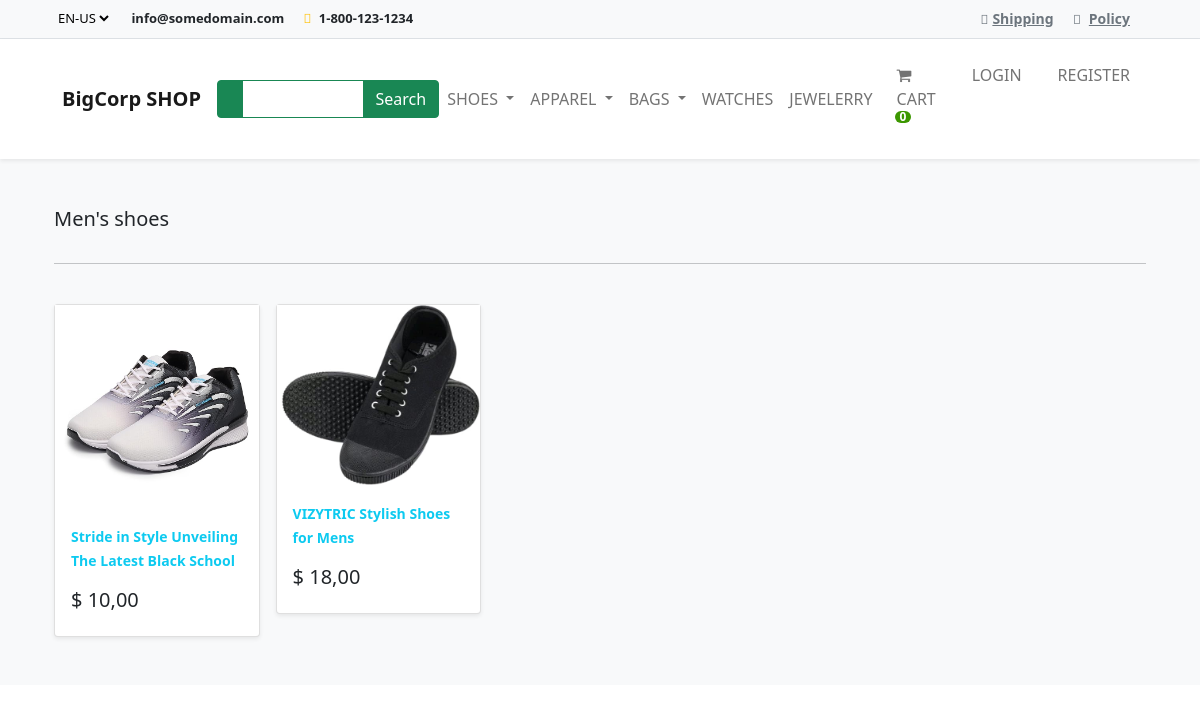
The page /shop/category/mens-shoes/ on the database its author committed.
### shop/models.py (models this page shows, shortened)
class Category(models.Model):
    name = models.CharField(max_length=200, verbose_name='Категория')
    parent = models.ForeignKey(
        'self', on_delete=models.CASCADE, blank=True, related_name='children', null=True
    )
    slug = models.SlugField(max_length=200, unique=True, null=False, editable=True, verbose_name='Ссылка')
    created_at = models.DateTimeField(auto_now_add=True, verbose_name='Дата создания')
    class Meta:
        verbose_name = 'Категория'
        verbose_name_plural = 'Категории'
        unique_together = ('slug', 'parent')
    def get_absolute_url(self):
        return reverse('shop:category_list', args=(self.slug,))

class Product(models.Model):
    category = models.ForeignKey('Category', on_delete=models.CASCADE, related_name='products',
                                 verbose_name='Категория')
    title = models.CharField(max_length=200, verbose_name='Название товара')
    brand = models.CharField(max_length=200, verbose_name='Бренд', blank=True, null=True)
    description = models.TextField(blank=True, verbose_name='Описание')
    slug = models.SlugField(max_length=200, unique=True, null=False, editable=True, verbose_name='Ссылка')
    price = models.DecimalField(max_digits=10, decimal_places=2, verbose_name='Цена')
    image = models.ImageField(upload_to='products/products/%Y/%m/%d', verbose_name='Изображение')
    available = models.BooleanField(default=True, verbose_name='Наличие')
    created_at = models.DateTimeField(auto_now_add=True, verbose_name='Дата создания')
    updated_at = models.DateTimeField(auto_now=True, verbose_name='Дата обновления')
    class Meta:
        verbose_name = 'Продукт'
        verbose_name_plural = 'Продукты'
    def get_absolute_url(self):
        return reverse('shop:product_detail', args=(self.slug,))

### shop/views.py (the view)
# urls.py: path('category/<slug:category_slug>/', category_list_view, name='category_list'),
def category_list_view(request, category_slug):
    category = get_object_or_404(Category, slug=category_slug)
    products = ProductProxy.objects.filter(category=category)
    context = {
        'category': category,
        'products': products,
    }
    return render(request, 'shop/category_list.html', context)

### cart/cart.py (called while the page is built)
    def __len__(self):
        return sum(item['quantity'] for item in self.cart.values())

### cart/context_processors.py (called while the page is built)
def cart(request):
    return {'cart': Cart(request)}

### shop/context_processors.py (called while the page is built)
def categories(request):
    categories = Category.objects.filter(parent=None)
    return {'categories': categories}

### shop/models.py (called while the page is built)
    def get_queryset(self):
        return super(ProductManager, self).get_queryset().filter(available=True)

### shop/templates/shop/category_list.html
{% extends "base.html" %}
{% load static %}
{% block content %}
<main>
  <div class="album py-5 bg-light">
    <div class="container">
      <div class="pb-3 h5"> {{category.name|capfirst}} </div>
      <hr>
      <br>
      <div class="row row-cols-1 row-cols-sm-2 row-cols-md-5 g-3">
      {% for product in products %}
        <div class="col">
          <div class="card shadow-sm">
          <img class="img-fluid" alt="Responsive image" src="{{ product.image.url }}">
            <div class="card-body">
              <p class="card-text">
                <a class="text-info text-decoration-none" href="{{product.get_absolute_url}}">
                  {{ product.title|capfirst|slice:":50"|safe }} </a>
              </p>
              <div class="d-flex justify-content-between align-items-center">
                <h5> $ {{product.price}} </h5>
              </div>
            </div>
          </div>
        </div>
       {% endfor %}
      </div>
    </div>
  </div>
</main>
{% endblock %}

### shop/templates/base.html (shortened to what this page needs)
{% load static %}
<!DOCTYPE html>
<html>
  <head >
    <link
      rel="stylesheet"
      href="https://bootswatch.com/5/flatly/bootstrap.min.css"
    />
    <link
      rel="stylesheet"
      href="https://cdnjs.cloudflare.com/ajax/libs/font-awesome/4.7.0/css/font-awesome.min.css"
    />
    <link
      href="https://cdn.jsdelivr.net/npm/bootstrap@5.1.3/dist/css/bootstrap.min.css"
      rel="stylesheet"
    />
  </head>
  <body>
    <div class="superNav border-bottom py-2 bg-light">
      <div class="container">
        <div class="row">
          <div class="col-lg-6 col-md-6 col-sm-12 col-xs-12 centerOnMobile">
            <select class="me-3 border-0 bg-light">
              <option value="en-us">EN-US</option>
            </select>
            <span
              class="d-none d-lg-inline-block d-md-inline-block d-sm-inline-block d-xs-none me-3"
              ><strong>info@somedomain.com</strong></span
            >
            <span class="me-3"
              ><i class="fa-solid fa-phone me-1 text-warning"></i>
              <strong>1-800-123-1234</strong></span
            >
          </div>
          <div
            class="col-lg-6 col-md-6 col-sm-12 col-xs-12 d-none d-lg-block d-md-block-d-sm-block d-xs-none text-end"
          >
            <span class="me-3"
              ><i class="fa-solid fa-truck text-muted me-1"></i
              ><a class="text-muted" href="#">Shipping</a></span
            >
            <span class="me-3"
              ><i class="fa-solid fa-file text-muted me-2"></i
              ><a class="text-muted" href="#">Policy</a></span
            >
          </div>
        </div>
      </div>
    </div>
    <nav
      class="navbar navbar-expand-lg bg-white sticky-top navbar-light p-3 shadow-sm "
    >
      <div class="container">
        <a class="navbar-brand" href="{% url 'shop:products' %}"
          >
          <strong>BigCorp SHOP</strong></a
        >
        <div class="collapse navbar-collapse" id="navbarNavDropdown">
          <div class="ms-auto d-none d-lg-block">
            <div class="input-group">
              <span
                class="border-success input-group-text bg-success text-white"
                ></span>
              <input
                type="text"
                class="form-control border-success"
                style="color: #7a7a7a"
              />
              <button class="btn btn-success text-white">Search</button>
            </div>
          </div>
          <ul class="navbar-nav ms-auto">
            {% for i in categories %}
            {% if not i.children.all %}
              <li class="nav-item">
                <a class="nav-link" href="{{i.get_absolute_url}}">{{i.name|upper }}</a>
              </li>
            {% else %}
              <li class="nav-item dropdown">
                <a
                  class="nav-link dropdown-toggle"
                  href="{{i.get_absolute_url}}"
                  id="navbarDropdownMenuLink"
                  data-toggle="dropdown"
                  aria-haspopup="true"
                  aria-expanded="false"
                >
                {{i.name|upper}}
              </a>
            </li>
            {% endif %} {% endfor %}
          </ul>
          <ul class="navbar-nav ms-auto">
            <li class="nav-item">
              <a class="nav-link mx-2 text-uppercase" href="{% url 'cart:cart_view' %}"
                > <i class="fa fa-shopping-cart" aria-hidden="true"> </i> Cart
                <span id="lblCartCount" class="badge badge-warning ">
                  {% with cart_quantity=cart|length %}
                    {% if cart_quantity > 0 %}
                      {{ cart_quantity }}
                    {% else %}
                      0
                    {% endif %}
                  {% endwith %}
                </span>
              </a
              >
            </li>
            {% if user.is_authenticated %}
            <li class="nav-item">
              <a class="nav-link mx-2 text-uppercase" href="{% url 'account:profile_management' %}"
                ><i class="fa-solid fa-circle-user me-1"></i> Account</a>
            </li>
            <li class="nav-item">
              <a class="nav-link mx-2 text-uppercase" href="{% url 'account:logout' %}"
                ><i class="fa-solid fa-circle-user me-1"></i> Logout</a>
            </li>
            {% else %}
            <li class="nav-item">
              <a class="nav-link mx-2 text-uppercase" href="{% url 'account:login' %}"
                > Login</a>
            </li>
            <li class="nav-item">
              <a class="nav-link mx-2 text-uppercase" href="{% url 'account:register' %}"
                > Register</a>
            </li>
            {% endif %}
          </ul>
        </div>
      </div>
    </nav>
    {% block content %}
    {% endblock %}
  </body>
</html>

### shop/templates/base.html (style rules this page uses)
.badge { padding-left: 9px; padding-right: 9px; -webkit-border-radius: 9px; -moz-border-radius: 9px; border-radius: 9px; }
#lblCartCount { font-size: 12px; background: #3c9700; color: #fff; padding: 0 5px; vertical-align: top; margin-left: -2px; }
a { font-size: 14px; font-weight: 700; }
.superNav { font-size: 13px; }
.form-control { outline: none !important; box-shadow: none !important; }

### rows shown on the page
Category: name "SHOES"
Category: name "APPAREL"
Category: name "BAGS"
Category: name "WATCHES"
Category: name "JEWELERRY"
Category: name "Men's shoes"
Product: image (picture), title "Stride in Style Unveiling The Latest Black School", price "10,00"
Product: image (picture), title "VIZYTRIC Stylish Shoes for Mens", price "18,00"
